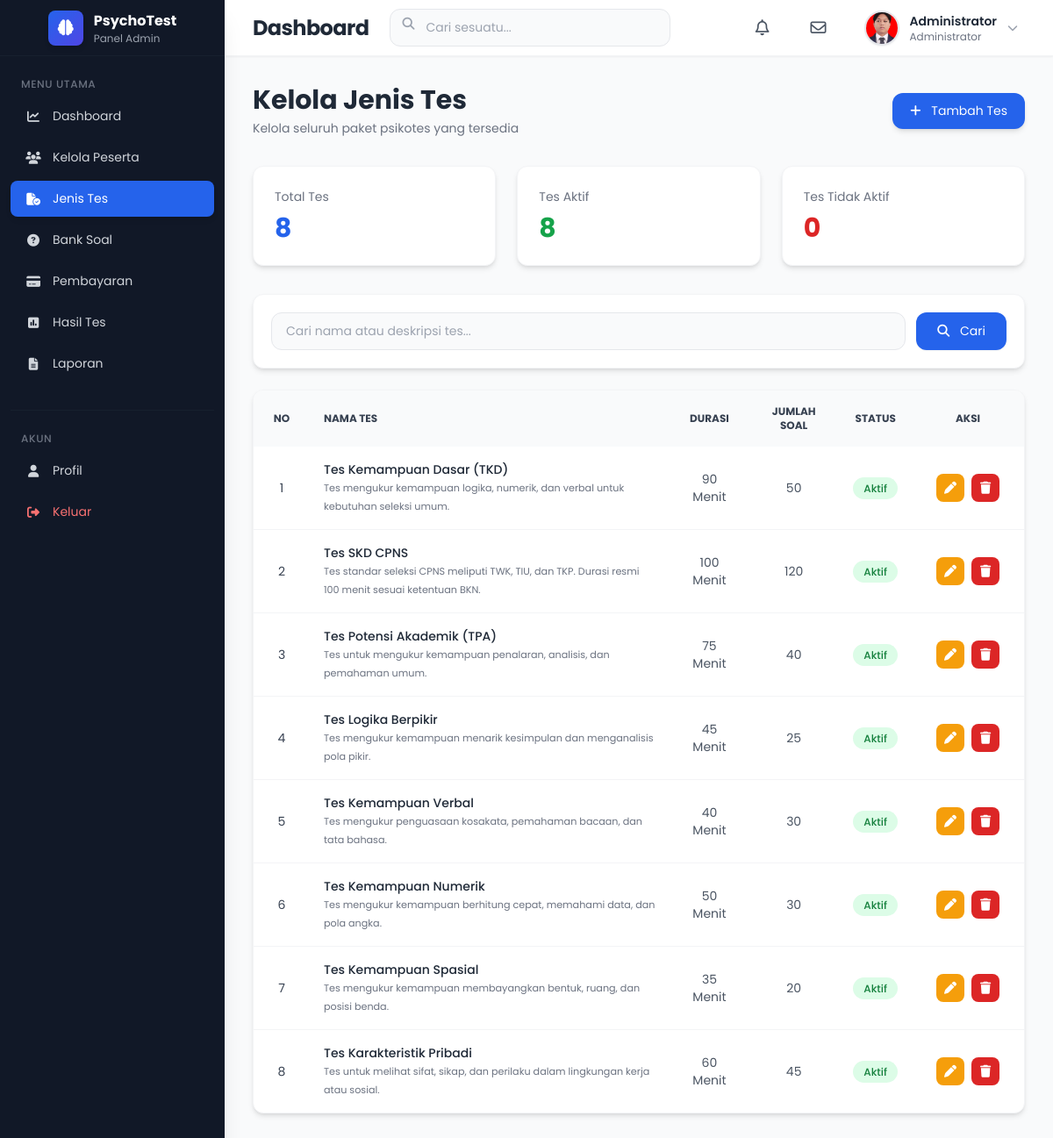
Page /admin/tests/tests.php (signed in) on the committed database.
### tables this page shows
CREATE TABLE `users` (
  `id` int NOT NULL,
  `fullname` varchar(100) NOT NULL,
  `email` varchar(100) NOT NULL,
  `password` varchar(255) NOT NULL,
  `role` enum('admin','peserta') DEFAULT 'peserta',
  `status` enum('active','inactive') DEFAULT 'active',
  `created_at` timestamp NULL DEFAULT CURRENT_TIMESTAMP,
  `profile_pic` varchar(255) DEFAULT 'default.png'
);

CREATE TABLE `tests` (
  `id` int NOT NULL,
  `title` varchar(255) NOT NULL,
  `description` text,
  `duration` int NOT NULL COMMENT 'Durasi dalam menit',
  `total_questions` int NOT NULL DEFAULT '0',
  `price` decimal(10,2) NOT NULL DEFAULT '0.00',
  `status` enum('active','inactive','draft') NOT NULL DEFAULT 'draft',
  `created_at` datetime DEFAULT CURRENT_TIMESTAMP
);

### admin/tests/tests.php (the view, shortened to what this page needs)
<?php
include "../../config/database.php";
include "../../includes/admin_header.php";
include "../../includes/admin_sidebar.php";
include "../../includes/admin_navbar.php";
$search = "";
$query = mysqli_query($conn, "
    SELECT *
    FROM tests
    WHERE title LIKE '%$search%'
    ORDER BY created_at DESC
");
$total = mysqli_fetch_assoc(mysqli_query($conn, "
    SELECT COUNT(*) AS total FROM tests
"))['total'] ?? 0;
$active = mysqli_fetch_assoc(mysqli_query($conn, "
    SELECT COUNT(*) AS total FROM tests WHERE status='active'
"))['total'] ?? 0;
$inactive = mysqli_fetch_assoc(mysqli_query($conn, "
    SELECT COUNT(*) AS total FROM tests WHERE status='inactive'
"))['total'] ?? 0;
?>
<div class="ml-64 mt-16 p-8 min-h-screen bg-gray-50">
  <div class="flex flex-col md:flex-row justify-between items-start md:items-center mb-8 gap-4">
    <div>
      <h1 class="text-3xl font-bold text-gray-800">Kelola Jenis Tes</h1>
      <p class="text-gray-500 mt-1">Kelola seluruh paket psikotes yang tersedia</p>
    </div>
    <a href="test_create.php" class="bg-blue-600 hover:bg-blue-700 text-white px-5 py-2.5 rounded-xl shadow-md transition-all duration-300 hover:shadow-lg">
      <i class="fa-solid fa-plus mr-2"></i> Tambah Tes
    </a>
  </div>
  <div class="grid grid-cols-1 md:grid-cols-3 gap-6 mb-8">
    <div class="bg-white rounded-xl shadow-md hover:shadow-lg transition-shadow duration-300 p-6 border border-gray-100 card-animate">
      <p class="text-gray-500 text-sm">Total Tes</p>
      <h2 class="text-3xl font-bold text-blue-600 mt-2"><?= $total ?></h2>
    </div>
    <div class="bg-white rounded-xl shadow-md hover:shadow-lg transition-shadow duration-300 p-6 border border-gray-100 card-animate">
      <p class="text-gray-500 text-sm">Tes Aktif</p>
      <h2 class="text-3xl font-bold text-green-600 mt-2"><?= $active ?></h2>
    </div>
    <div class="bg-white rounded-xl shadow-md hover:shadow-lg transition-shadow duration-300 p-6 border border-gray-100 card-animate">
      <p class="text-gray-500 text-sm">Tes Tidak Aktif</p>
      <h2 class="text-3xl font-bold text-red-600 mt-2"><?= $inactive ?></h2>
    </div>
  </div>
  <div class="bg-white rounded-xl shadow-md p-5 mb-6 border border-gray-100 card-animate">
    <form method="GET" class="flex flex-col md:flex-row gap-3">
      <input type="text" name="search" value="<?= htmlspecialchars($search) ?>"
        placeholder="Cari nama atau deskripsi tes..."
        class="flex-1 border border-gray-200 rounded-xl px-4 py-2.5 bg-gray-50 focus:bg-white focus:ring-2 focus:ring-blue-500/30 focus:border-blue-500 outline-none transition-all duration-200">
      <button type="submit" class="bg-blue-600 hover:bg-blue-700 text-white px-6 py-2.5 rounded-xl shadow-sm transition-all duration-300 hover:shadow-md">
        <i class="fa-solid fa-magnifying-glass mr-2"></i> Cari
      </button>
    </form>
  </div>
  <div class="bg-white rounded-xl shadow-md overflow-hidden border border-gray-100 card-animate">
    <table class="w-full text-sm">
      <thead class="bg-gray-50 text-gray-700 uppercase text-xs font-semibold">
        <tr>
          <th class="p-4 text-center w-16">No</th>
          <th class="p-4 text-left">Nama Tes</th>
          <th class="p-4 text-center">Durasi</th>
          <th class="p-4 text-center">Jumlah Soal</th>
          <th class="p-4 text-center">Status</th>
          <th class="p-4 text-center w-32">Aksi</th>
        </tr>
      </thead>
      <tbody class="divide-y divide-gray-100">
        <?php if (mysqli_num_rows($query) > 0) : ?>
          <?php $no = 1; ?>
          <?php while ($row = mysqli_fetch_assoc($query)) : ?>
            <tr class="hover:bg-blue-50/50 transition-colors duration-200">
              <td class="p-4 text-center text-gray-700"><?= $no++ ?></td>
              <td class="p-4">
                <div class="font-medium text-gray-800"><?= htmlspecialchars($row['title']) ?></div>
                <small class="text-gray-500"><?= htmlspecialchars($row['description'] ?? '-') ?></small>
              </td>
              <td class="p-4 text-center text-gray-600"><?= $row['duration'] ?> Menit</td>
              <td class="p-4 text-center text-gray-600"><?= $row['total_questions'] ?? 0 ?></td>
              <td class="p-4 text-center">
                <?php if ($row['status'] == 'active') : ?>
                  <span class="px-3 py-1 rounded-full bg-green-100 text-green-700 text-xs font-medium">Aktif</span>
                <?php else : ?>
                  <span class="px-3 py-1 rounded-full bg-red-100 text-red-700 text-xs font-medium">Tidak Aktif</span>
                <?php endif; ?>
              </td>
              <td class="p-4">
                <div class="flex justify-center gap-2">
                  <a href="test_edit.php?id=<?= $row['id'] ?>" class="bg-amber-500 hover:bg-amber-600 text-white w-8 h-8 rounded-lg flex items-center justify-center transition-all duration-200 hover:scale-105" title="Edit">
                    <i class="fa-solid fa-pen text-sm"></i>
                  </a>
                  <a href="test_delete.php?id=<?= $row['id'] ?>" onclick="return confirm('Yakin ingin menghapus tes ini?')" class="bg-red-600 hover:bg-red-700 text-white w-8 h-8 rounded-lg flex items-center justify-center transition-all duration-200 hover:scale-105" title="Hapus">
                    <i class="fa-solid fa-trash text-sm"></i>
                  </a>
                </div>
              </td>
            </tr>
          <?php endwhile; ?>
        <?php endif; ?>
      </tbody>
    </table>
  </div>
</div>
<?php include "../../includes/admin_footer.php"; ?>

### includes/admin_header.php (shortened to what this page needs)
<!DOCTYPE html>
<html lang="id">
<head>
  <script src="https://cdn.tailwindcss.com"></script>
  <link rel="stylesheet" href="https://use.fontawesome.com/releases/v6.7.2/css/all.css">
</head>
<body>

### includes/admin_sidebar.php
<?php
$currentPath = $_SERVER['PHP_SELF'];
$basePath = '/admin/';
$relativePath = '';
if (strpos($currentPath, $basePath) !== false) {
  $relativePath = substr($currentPath, strpos($currentPath, $basePath) + strlen($basePath));
}
function isActive($folder)
{
  global $relativePath;
  if ($folder === 'dashboard.php') {
    return $relativePath === 'dashboard.php'
      ? "bg-primary text-white shadow-md"
      : "text-gray-300 hover:bg-gray-800 hover:text-white";
  }
  return str_starts_with($relativePath, $folder . '/')
    ? "bg-primary text-white shadow-md"
    : "text-gray-300 hover:bg-gray-800 hover:text-white";
}
?>
<aside class="fixed top-0 left-0 w-64 h-screen bg-gray-900 text-white shadow-xl z-50 flex flex-col">
  <div class="h-16 flex items-center justify-center border-b border-gray-800/50 bg-gray-900">
    <a href="/PsychoTest/admin/dashboard.php" class="flex items-center gap-3">
      <div class="w-10 h-10 rounded-lg bg-gradient-to-br from-primary to-secondary flex items-center justify-center shadow-md">
        <i class="fa-solid fa-brain text-lg"></i>
      </div>
      <div>
        <h2 class="font-bold text-base">PsychoTest</h2>
        <p class="text-xs text-gray-400">Panel Admin</p>
      </div>
    </a>
  </div>
  <div class="py-6 px-3 overflow-y-auto sidebar-scroll flex-1">
    <p class="text-xs text-gray-500 uppercase tracking-wider px-3 mb-2 font-medium">
      Menu Utama
    </p>
    <ul class="space-y-1.5">
      <li>
        <a
          href="/PsychoTest/admin/dashboard.php"
          class="flex items-center gap-3 px-4 py-2.5 rounded-lg transition-all duration-200 <?= isActive('dashboard.php') ?>">
          <i class="fa-solid fa-chart-line w-5 text-center"></i>
          <span>Dashboard</span>
        </a>
      </li>
      <li>
        <a
          href="/PsychoTest/admin/users/users.php"
          class="flex items-center gap-3 px-4 py-2.5 rounded-lg transition-all duration-200 <?= isActive('users') ?>">
          <i class="fa-solid fa-users w-5 text-center"></i>
          <span>Kelola Peserta</span>
        </a>
      </li>
      <li>
        <a
          href="/PsychoTest/admin/tests/tests.php"
          class="flex items-center gap-3 px-4 py-2.5 rounded-lg transition-all duration-200 <?= isActive('tests') ?>">
          <i class="fa-solid fa-file-circle-check w-5 text-center"></i>
          <span>Jenis Tes</span>
        </a>
      </li>
      <li>
        <a
          href="/PsychoTest/admin/questions/questions.php"
          class="flex items-center gap-3 px-4 py-2.5 rounded-lg transition-all duration-200 <?= isActive('questions') ?>">
          <i class="fa-solid fa-circle-question w-5 text-center"></i>
          <span>Bank Soal</span>
        </a>
      </li>
      <li>
        <a
          href="/PsychoTest/admin/payments/payments.php"
          class="flex items-center gap-3 px-4 py-2.5 rounded-lg transition-all duration-200 <?= isActive('payments') ?>">
          <i class="fa-solid fa-credit-card w-5 text-center"></i>
          <span>Pembayaran</span>
        </a>
      </li>
      <li>
        <a
          href="/PsychoTest/admin/results/results.php"
          class="flex items-center gap-3 px-4 py-2.5 rounded-lg transition-all duration-200 <?= isActive('results') ?>">
          <i class="fa-solid fa-square-poll-vertical w-5 text-center"></i>
          <span>Hasil Tes</span>
        </a>
      </li>
      <li>
        <a
          href="/PsychoTest/admin/reports/reports.php"
          class="flex items-center gap-3 px-4 py-2.5 rounded-lg transition-all duration-200 <?= isActive('reports') ?>">
          <i class="fa-solid fa-file-lines w-5 text-center"></i>
          <span>Laporan</span>
        </a>
      </li>
    </ul>
    <div class="border-t border-gray-800/50 mt-8 pt-6">
      <p class="text-xs text-gray-500 uppercase tracking-wider px-3 mb-2 font-medium">
        Akun
      </p>
      <ul class="space-y-1.5">
        <li>
          <a
            href="/PsychoTest/admin/profile/profile.php"
            class="flex items-center gap-3 px-4 py-2.5 rounded-lg transition-all duration-200 <?= isActive('profile.php') ?>">
            <i class="fa-solid fa-user w-5 text-center"></i>
            <span>Profil</span>
          </a>
        </li>
        <li>
          <a
            href="/PsychoTest/auth/logout.php"
            class="flex items-center gap-3 px-4 py-2.5 rounded-lg text-red-400 hover:bg-red-600/10 hover:text-red-500 transition-all duration-200">
            <i class="fa-solid fa-right-from-bracket w-5 text-center"></i>
            <span>Keluar</span>
          </a>
        </li>
      </ul>
    </div>
  </div>
</aside>

### includes/admin_navbar.php (shortened to what this page needs)
<?php
$admin_id = (int)$_SESSION['id'];
$user_nav = mysqli_fetch_assoc(mysqli_query($conn, "SELECT fullname, profile_pic FROM users WHERE id = '$admin_id' LIMIT 1"));
$foto_nav = !empty($user_nav['profile_pic'])
  ? "/PsychoTest/admin/profile/profiles/" . $user_nav['profile_pic']
  : "../assets/images/default.png";
?>
<nav class="fixed top-0 left-64 right-0 h-16 bg-white shadow-sm border-b border-gray-100 z-40 transition-all duration-300">
  <div class="flex items-center justify-between h-full px-8">
    <div class="flex items-center gap-6">
      <h2 class="text-xl md:text-2xl font-bold text-gray-800 tracking-tight">
        Dashboard
      </h2>
      <div class="relative hidden md:block">
        <input
          type="text"
          placeholder="Cari sesuatu..."
          class="w-72 lg:w-80 pl-10 pr-4 py-2.5 rounded-xl border border-gray-200 bg-gray-50 focus:bg-white focus:ring-2 focus:ring-blue-500/20 focus:border-blue-500 outline-none transition-all duration-200">
        <i class="fa-solid fa-magnifying-glass absolute left-3.5 top-2.5 text-gray-400"></i>
      </div>
    </div>
    <div class="flex items-center gap-4 lg:gap-6">
      <a href="/PsychoTest/includes/notifikasi.php" class="relative w-10 h-10 rounded-xl hover:bg-gray-100 transition-all duration-200 flex items-center justify-center group">
        <i class="fa-regular fa-bell text-lg text-gray-600 group-hover:text-gray-800"></i>
      </a>
      <a href="/PsychoTest/includes/pesan.php" class="relative w-10 h-10 rounded-xl hover:bg-gray-100 transition-all duration-200 flex items-center justify-center group">
        <i class="fa-regular fa-envelope text-lg text-gray-600 group-hover:text-gray-800"></i>
      </a>
      <div class="relative group cursor-pointer">
        <div class="flex items-center gap-3 p-2 rounded-xl hover:bg-gray-50 transition-all duration-200">
          <img
            src="<?= htmlspecialchars($foto_nav) ?>"
            alt="Profil"
            class="w-10 h-10 rounded-full border-2 border-gray-200 object-cover shadow-sm"
            onerror="this.src='../assets/images/default.png'">
          <div class="hidden md:block text-left">
            <h4 class="font-semibold text-gray-800 text-sm">
              <?= htmlspecialchars($user_nav['fullname'] ?? "Administrator") ?>
            </h4>
            <p class="text-xs text-gray-500">
              Administrator
            </p>
          </div>
          <i class="fa-solid fa-chevron-down text-xs text-gray-400 group-hover:text-gray-600 transition-transform duration-200 group-hover:rotate-180"></i>
        </div>
      </div>
    </div>
  </div>
</nav>

### includes/admin_footer.php (shortened to what this page needs)
</body>
</html>

### includes/admin_header.php (style rules this page uses)
* { font-family: 'Poppins', -apple-system, BlinkMacSystemFont, "Segoe UI", Roboto, Oxygen, Ubuntu, Cantarell, "Open Sans", "Helvetica Neue", sans-serif; }
body { background-color: #f8fafc; font-size: 14px; line-height: 1.6; }
.transition-all { transition: all 0.25s ease; }
table { border-collapse: separate; border-spacing: 0; }

### rows in the picture
users: profile_pic (picture), fullname "Administrator"
tests: title "Tes Kemampuan Dasar (TKD)", description "Tes mengukur kemampuan logika, numerik, dan verbal untuk kebutuhan seleksi umum.", duration "90", total_questions "50", status "Aktif"
tests: title "Tes SKD CPNS", description "Tes standar seleksi CPNS meliputi TWK, TIU, dan TKP. Durasi resmi 100 menit sesuai ketentuan BKN.", duration "100", total_questions "120", status "Aktif"
tests: title "Tes Potensi Akademik (TPA)", description "Tes untuk mengukur kemampuan penalaran, analisis, dan pemahaman umum.", duration "75", total_questions "40", status "Aktif"
tests: title "Tes Logika Berpikir", description "Tes mengukur kemampuan menarik kesimpulan dan menganalisis pola pikir.", duration "45", total_questions "25", status "Aktif"
tests: title "Tes Kemampuan Verbal", description "Tes mengukur penguasaan kosakata, pemahaman bacaan, dan tata bahasa.", duration "40", total_questions "30", status "Aktif"
tests: title "Tes Kemampuan Numerik", description "Tes mengukur kemampuan berhitung cepat, memahami data, dan pola angka.", duration "50", total_questions "30", status "Aktif"
tests: title "Tes Kemampuan Spasial", description "Tes mengukur kemampuan membayangkan bentuk, ruang, dan posisi benda.", duration "35", total_questions "20", status "Aktif"
tests: title "Tes Karakteristik Pribadi", description "Tes untuk melihat sifat, sikap, dan perilaku dalam lingkungan kerja atau sosial.", duration "60", total_questions "45", status "Aktif"

### other values in the picture
$total "8"
$active "8"
$inactive "0"
